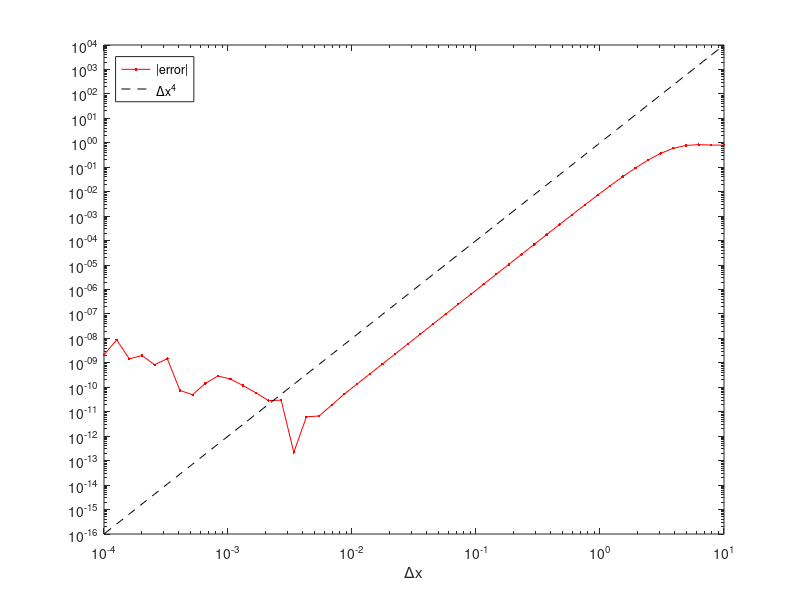

Write the MATLAB code that produced this figure.
dx = logspace(-4,1,50);
x = 1;
u = @(x) sin(x);
upp = (-u(x+2*dx)+16*u(x+dx)-30*u(x)+16*u(x-dx)-u(x-2*dx)) ./ (12*dx.^2);
loglog(dx, abs(upp + sin(x)), 'r.-', dx, dx.^4, 'k--')
xlabel('{\Delta}x')
legend('|error|', '{\Delta}x^4', 'Location', 'NorthWest')
